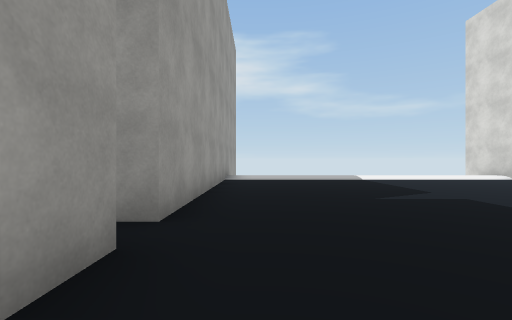
view 1 (above)

16 first-person views from a walk through a 3-D level made in the Unity game engine. The camera is 1.2 m above the floor, looks level and sees 85° across. The floor is counted in squares, 2 m on a side. Each view is taken from the middle of a square. On the plan, view 1 faces up. The plan holds only what a view shows up to about 9 squares ahead; the rest is blank. The place goes on beyond the plan. The player is left out. Some surface patterns are stand-ins.

view 2
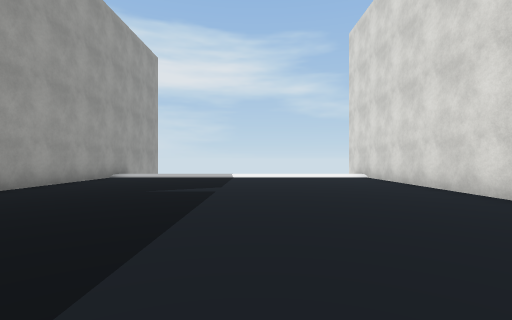

view 3
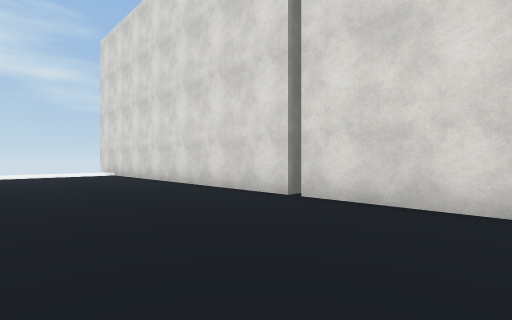

view 4
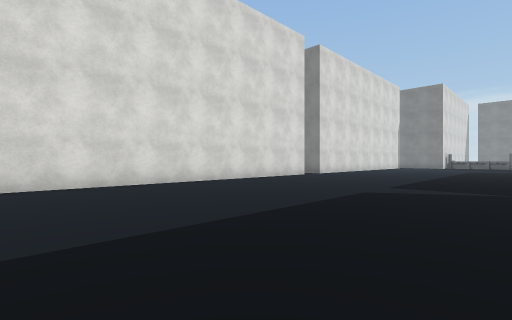

view 5
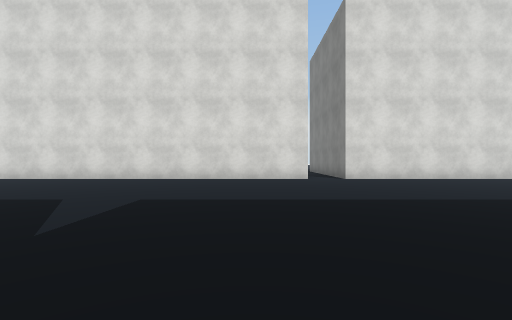

view 6
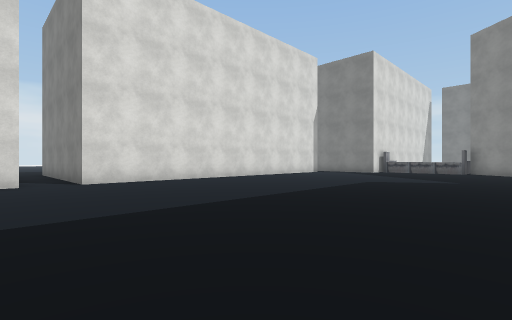

view 7
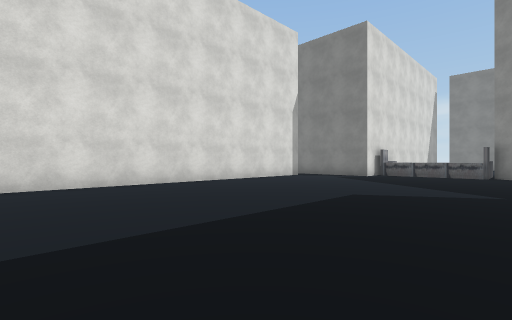

view 8
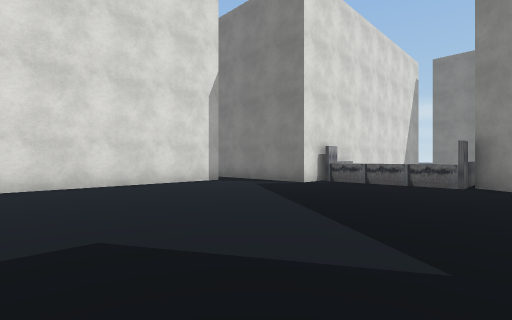

view 9
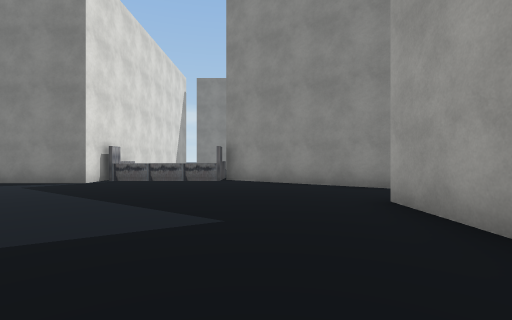

view 10
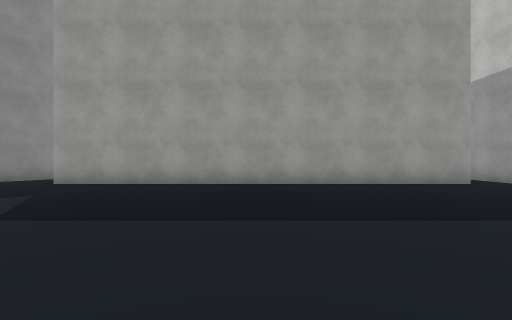

view 11
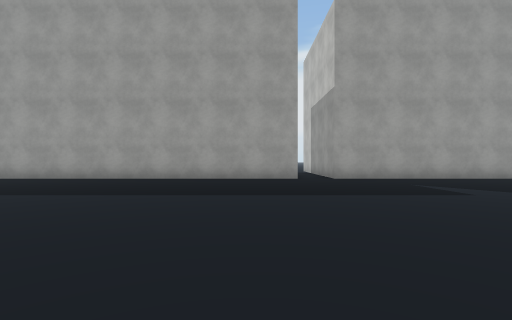

view 12
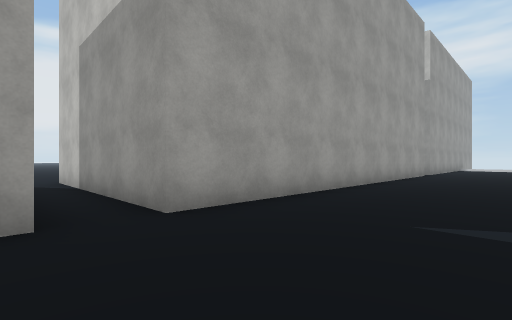

view 13
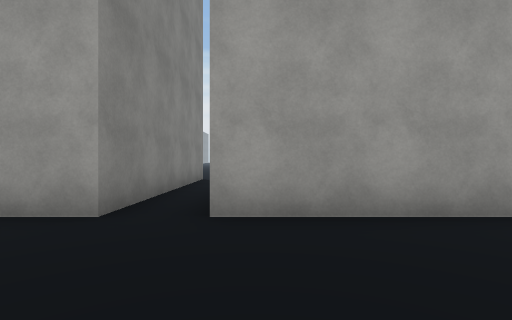

view 14
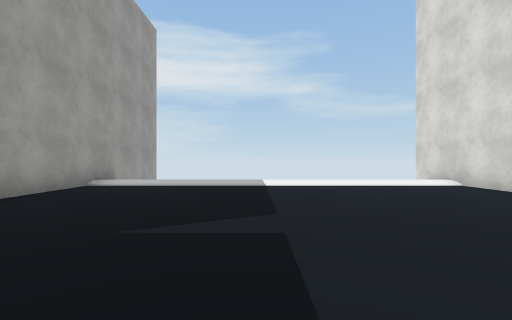

view 15
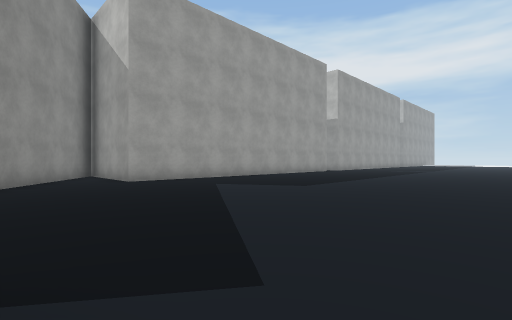

view 16
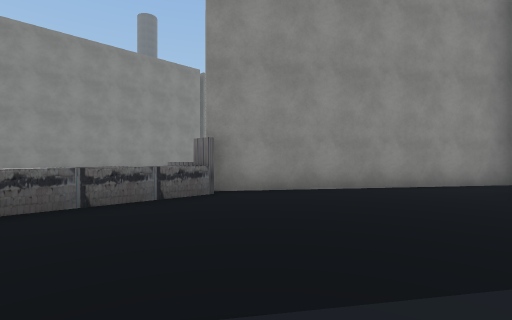

### Floor plan
Points are (right, up) in squares from view 1. A wall is a line through its corners. A room is listed if a view was taken in it or the views show most of it. See-through windows are left out.
Room 1 (views 1, 2, 3, 4, 5, 6, 7, 8, 9, 10, 12, 13, 14, 15, 16)
walls: (7.8, -10.7) (7.8, -0.2); (7.8, 0) (7.8, 10.4); (-0.9, 2) (-0.9, -8.5) (-6.8, -8.5); (-6.8, -9.7) (-0.9, -9.7) (-0.9, -20) (-2.8, -20); (-4.1, -20.3) (1.9, -24.5); (7.8, -22.2) (7.8, -11.8); (5.4, -23.2) (7.6, -23.2); (2, -24) (5.3, -24); (-0.9, 10.5) (-0.9, 2.7)
ways out: opening at (8, -23) to room 2; opening at (8, -11) to room 2; opening at (-6, -9)
Room 2 (view 11)
walls: (7.8, -11.8) (10.9, -11.8)
ways out: opening at (8, -23) to room 1; opening at (8, -11) to room 1

Where each view was taken, in squares from view 1:
view 1: 0 up, 0 right, facing up
view 2: 1 down, 4 right, facing up
view 3: 3 down, 4 right, facing up-right
view 4: 1 down, 1 right, facing down-right
view 5: 9 down, 1 left, facing right
view 6: 10 down, 0 right, facing down-right
view 7: 13 down, 1 right, facing down-right
view 8: 17 down, 1 right, facing down-right
view 9: 16 down, 1 right, facing down
view 10: 15 down, 6 right, facing left
view 11: 11 down, 8 right, facing left
view 12: 10 down, 2 right, facing up-left
view 13: 8 down, 2 right, facing left
view 14: 2 up, 3 right, facing up
view 15: 23 down, 7 right, facing up-left
view 16: 20 down, 5 right, facing down-left
